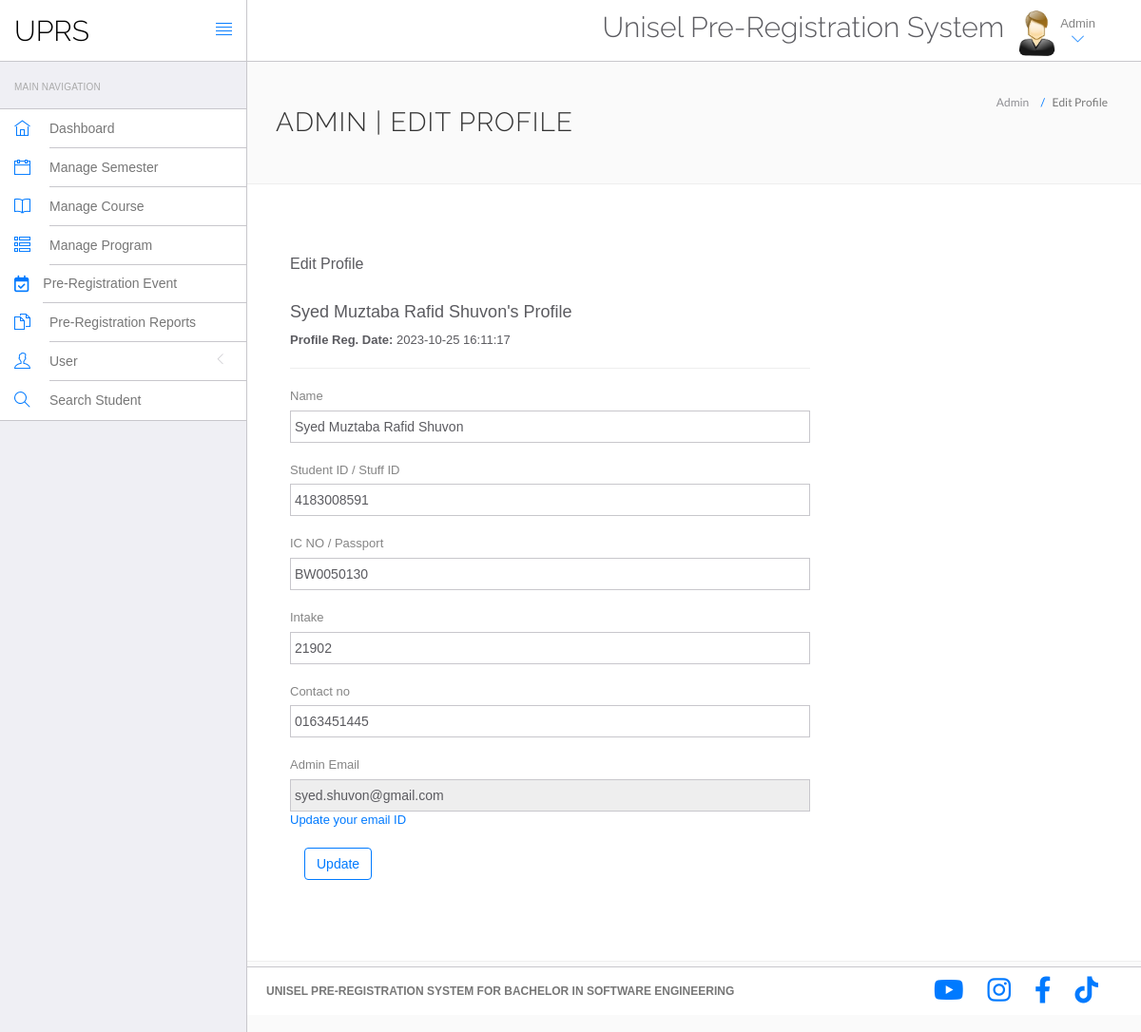
/admin/editProfile.php (signed in), run on the app's committed database.
### tables this page shows
CREATE TABLE `user` (
  `uid` int(11) NOT NULL,
  `name` varchar(100) DEFAULT NULL,
  `studentId` varchar(15) DEFAULT NULL,
  `icno` varchar(15) DEFAULT NULL,
  `email` varchar(50) DEFAULT NULL,
  `contactNo` text DEFAULT NULL,
  `intake` int(11) DEFAULT NULL,
  `pCode` varchar(6) DEFAULT NULL,
  `password` varchar(200) NOT NULL,
  `userType` varchar(5) NOT NULL,
  `CreationDate` datetime NOT NULL DEFAULT current_timestamp()
);

### src/admin/editProfile.php (the view, shortened to what this page needs)
<?php
include('include/config.php');
if (strlen($_SESSION['id'] == 0)) {
    header('location:logout.php');
} else {
?>
    <!DOCTYPE html>
    <html lang="en">
    <head>
        <link rel="stylesheet" href="vendor/bootstrap/css/bootstrap.min.css">
        <link rel="stylesheet" href="vendor/fontawesome/css/font-awesome.min.css">
        <link rel="stylesheet" href="vendor/themify-icons/themify-icons.min.css">
        <link href="vendor/animate.css/animate.min.css" rel="stylesheet" media="screen">
        <link href="vendor/perfect-scrollbar/perfect-scrollbar.min.css" rel="stylesheet" media="screen">
        <link href="vendor/switchery/switchery.min.css" rel="stylesheet" media="screen">
        <link href="vendor/bootstrap-touchspin/jquery.bootstrap-touchspin.min.css" rel="stylesheet" media="screen">
        <link href="vendor/select2/select2.min.css" rel="stylesheet" media="screen">
        <link href="vendor/bootstrap-datepicker/bootstrap-datepicker3.standalone.min.css" rel="stylesheet" media="screen">
        <link href="vendor/bootstrap-timepicker/bootstrap-timepicker.min.css" rel="stylesheet" media="screen">
        <link rel="stylesheet" href="assets/css/styles.css">
        <link rel="stylesheet" href="assets/css/plugins.css">
        <link rel="stylesheet" href="assets/css/themes/theme-1.css" id="skin_color" />
    </head>
    <body>
        <div id="app">
            <?php include('include/sidebar.php'); ?>
            <div class="app-content">
                <?php include('include/header.php'); ?>
                <div class="main-content">
                    <div class="wrap-content container" id="container">
                        <section id="page-title">
                            <div class="row">
                                <div class="col-sm-8">
                                    <h1 class="mainTitle">Admin | Edit Profile</h1>
                                </div>
                                <ol class="breadcrumb">
                                    <li>
                                        <span>Admin </span>
                                    </li>
                                    <li class="active">
                                        <span>Edit Profile</span>
                                    </li>
                                </ol>
                            </div>
                        </section>
                        <div class="container-fluid container-fullw bg-white">
                            <div class="row">
                                <div class="col-md-12">
                                    <div class="row margin-top-30">
                                        <div class="col-lg-8 col-md-12">
                                            <div class="panel panel-white">
                                                <div class="panel-heading">
                                                    <h5 class="panel-title">Edit Profile</h5>
                                                </div>
                                                <div class="panel-body">
                                                    <?php
                                                    $sql = mysqli_query($con, "select * from user where user.uid='" . $_SESSION['id'] . "'");
                                                    while ($data = mysqli_fetch_array($sql)) {
                                                    ?>
                                                        <h4><?php echo htmlentities($data['name']); ?>'s Profile</h4>
                                                        <p><b>Profile Reg. Date:
                                                            </b><?php echo htmlentities($data['CreationDate']); ?></p>
                                                        <hr />
                                                        <form role="form" name="edit" method="post">
                                                            <div class="form-group">
                                                                <label for="name">
                                                                    Name
                                                                </label>
                                                                <input type="text" name="name" class="form-control" value="<?php echo htmlentities($data['name']); ?>">
                                                            </div>
                                                            <div class="form-group">
                                                                <label for="StudentID ">
                                                                    Student ID / Stuff ID
                                                                </label>
                                                                <input type="text" name="sid" class="form-control" value="<?php echo htmlentities($data['studentId']); ?>">
                                                            </div>
                                                            <div class="form-group">
                                                                <label for="ICNO">
                                                                    IC NO / Passport
                                                                </label>
                                                                <input type="text" name="icno" class="form-control" required="required" value="<?php echo htmlentities($data['icno']); ?>">
                                                            </div>
                                                            <div class="form-group">
                                                                <label for="Intake">
                                                                    Intake
                                                                </label>
                                                                <input type="text" name="intake" class="form-control" required="required" value="<?php echo htmlentities($data['intake']); ?>">
                                                            </div>
                                                            <div class="form-group">
                                                                <label for=" contactno">
                                                                    Contact no
                                                                </label>
                                                                <input type="text" name="contactno" class="form-control" required="required" value="<?php echo htmlentities($data['contactNo']); ?>">
                                                            </div>
                                                            <div class="form-group">
                                                                <label for="Email">
                                                                    Admin Email
                                                                </label>
                                                                <input type="email" name="email" class="form-control" readonly="readonly" value="<?php echo htmlentities($data['email']); ?>">
                                                                <a href="change-emaild.php">Update your email ID</a>
                                                            </div>
                                                            <button type="submit" name="submit" class="btn btn-o btn-primary">
                                                                Update
                                                            </button>
                                                        </form>
                                                    <?php } ?>
                                                </div>
                                            </div>
                                        </div>
                                    </div>
                                </div>
                                <div class="col-lg-12 col-md-12">
                                </div>
                            </div>
                        </div>
                    </div>
                </div>
            </div>
            <?php include('include/footer.php'); ?>
        </div>
    </body>
    </html>
<?php } ?>

### src/admin/assets/css/themes/theme-1.css (style rules this page uses)
body { background: #FAFAFA; }

### src/admin/include/footer.php (style rules this page uses)
body { font-size: 12px; }

### data on the page
user: name "Syed Muztaba Rafid Shuvon", CreationDate "2023-10-25 16:11:17", sid "4183008591", icno "BW0050130", intake "21902", contactno "0163451445", email "syed.shuvon@gmail.com"
